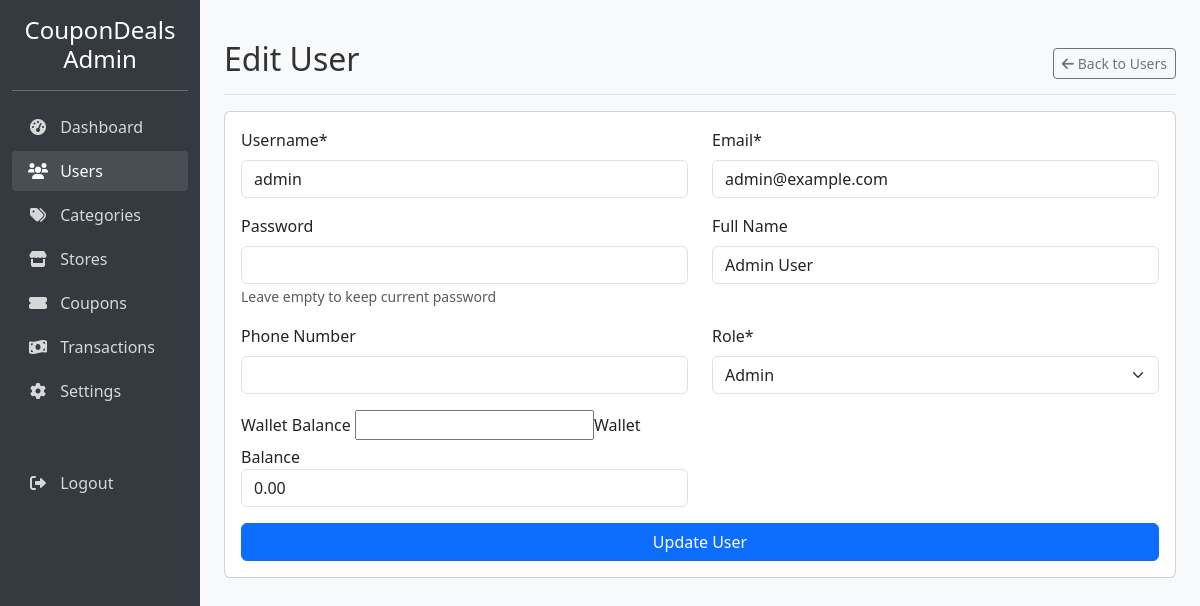
The page /admin/edit-user.php?id=1 (signed in) on the database its author committed.
### tables this page shows
CREATE TABLE IF NOT EXISTS users (
    id INT AUTO_INCREMENT PRIMARY KEY,
    username VARCHAR(50) NOT NULL UNIQUE,
    email VARCHAR(100) NOT NULL UNIQUE,
    password VARCHAR(255) NOT NULL,
    full_name VARCHAR(100),
    phone VARCHAR(20),
    role ENUM('admin', 'user') DEFAULT 'user',
    wallet_balance DECIMAL(10,2) DEFAULT 0.00,
    created_at TIMESTAMP DEFAULT CURRENT_TIMESTAMP,
    updated_at TIMESTAMP DEFAULT CURRENT_TIMESTAMP ON UPDATE CURRENT_TIMESTAMP
);

### admin/edit-user.php (the view, shortened to what this page needs)
<?php
require_once '../database/db.php';
$id = (int)$_GET['id'];
$user = null;
$sql = "SELECT * FROM users WHERE id = ?";
$stmt = $conn->prepare($sql);
$stmt->bind_param("i", $id);
$stmt->execute();
$result = $stmt->get_result();
if ($result->num_rows == 1) {
    $user = $result->fetch_assoc();
} else {
    header("Location: users.php?error=User not found");
    exit();
}
?>
<!DOCTYPE html>
<html lang="en">
<head>
    <link href="https://cdn.jsdelivr.net/npm/bootstrap@5.3.0-alpha1/dist/css/bootstrap.min.css" rel="stylesheet">
    <link rel="stylesheet" href="https://cdnjs.cloudflare.com/ajax/libs/font-awesome/6.0.0/css/all.min.css">
    <link rel="stylesheet" href="../assets/css/style.css">
</head>
<body>
    <div class="container-fluid">
        <div class="row">
            <div class="col-md-3 col-lg-2 d-md-block admin-sidebar collapse">
                <div class="pt-3 text-center">
                    <a href="index.php" class="text-white text-decoration-none">
                        <h4>CouponDeals Admin</h4>
                    </a>
                </div>
                <hr class="text-white">
                <ul class="nav flex-column">
                    <li class="nav-item">
                        <a class="nav-link" href="index.php">
                            <i class="fas fa-tachometer-alt"></i> Dashboard
                        </a>
                    </li>
                    <li class="nav-item">
                        <a class="nav-link active" href="users.php">
                            <i class="fas fa-users"></i> Users
                        </a>
                    </li>
                    <li class="nav-item">
                        <a class="nav-link" href="categories.php">
                            <i class="fas fa-tags"></i> Categories
                        </a>
                    </li>
                    <li class="nav-item">
                        <a class="nav-link" href="stores.php">
                            <i class="fas fa-store"></i> Stores
                        </a>
                    </li>
                    <li class="nav-item">
                        <a class="nav-link" href="coupons.php">
                            <i class="fas fa-ticket-alt"></i> Coupons
                        </a>
                    </li>
                    <li class="nav-item">
                        <a class="nav-link" href="transactions.php">
                            <i class="fas fa-money-bill-wave"></i> Transactions
                        </a>
                    </li>
                    <li class="nav-item">
                        <a class="nav-link" href="settings.php">
                            <i class="fas fa-cog"></i> Settings
                        </a>
                    </li>
                    <li class="nav-item mt-5">
                        <a class="nav-link" href="../logout.php">
                            <i class="fas fa-sign-out-alt"></i> Logout
                        </a>
                    </li>
                </ul>
            </div>
            <div class="col-md-9 ms-sm-auto col-lg-10 px-md-4 py-4">
                <div class="d-flex justify-content-between flex-wrap flex-md-nowrap align-items-center pt-3 pb-2 mb-3 border-bottom">
                    <h1 class="h2">Edit User</h1>
                    <div class="btn-toolbar mb-2 mb-md-0">
                        <a href="users.php" class="btn btn-sm btn-outline-secondary">
                            <i class="fas fa-arrow-left"></i> Back to Users
                        </a>
                    </div>
                </div>
                <div class="card">
                    <div class="card-body">
                        <form action="edit-user.php?id=<?php echo $id; ?>" method="POST">
                            <div class="row">
                                <div class="col-md-6 mb-3">
                                    <label for="username" class="form-label">Username*</label>
                                    <input type="text" class="form-control" id="username" name="username" value="<?php echo $user['username']; ?>" required>
                                </div>
                                <div class="col-md-6 mb-3">
                                    <label for="email" class="form-label">Email*</label>
                                    <input type="email" class="form-control" id="email" name="email" value="<?php echo $user['email']; ?>" required>
                                </div>
                            </div>
                            <div class="row">
                                <div class="col-md-6 mb-3">
                                    <label for="password" class="form-label">Password</label>
                                    <input type="password" class="form-control" id="password" name="password">
                                    <small class="text-muted">Leave empty to keep current password</small>
                                </div>
                                <div class="col-md-6 mb-3">
                                    <label for="full_name" class="form-label">Full Name</label>
                                    <input type="text" class="form-control" id="full_name" name="full_name" value="<?php echo $user['full_name']; ?>">
                                </div>
                            </div>
                            <div class="row">
                                <div class="col-md-6 mb-3">
                                    <label for="phone" class="form-label">Phone Number</label>
                                    <input type="text" class="form-control" id="phone" name="phone" value="<?php echo $user['phone']; ?>">
                                </div>
                                <div class="col-md-6 mb-3">
                                    <label for="role" class="form-label">Role*</label>
                                    <select class="form-select" id="role" name="role" required>
                                        <option value="admin" <?php echo $user['role'] == 'admin' ? 'selected' : ''; ?>>Admin</option>
                                    </select>
                                </div>
                            </div>
                            <div class="row">
                                <div class="col-md-6 mb-3">
                                    <label for="wallet_balance" class="form-label">Wallet Balance</label>
                                    <input type="  class="form-label">Wallet Balance</label>
                                    <input type="number" class="form-control" id="wallet_balance" name="wallet_balance" step="0.01" value="<?php echo $user['wallet_balance']; ?>">
                                </div>
                            </div>
                            <div class="d-grid">
                                <button type="submit" class="btn btn-primary">Update User</button>
                            </div>
                        </form>
                    </div>
                </div>
            </div>
        </div>
    </div>
</body>
</html>

### assets/css/style.css (style rules this page uses)
body { font-family: "Segoe UI", Tahoma, Geneva, Verdana, sans-serif; background-color: #f8f9fa; color: #333; }
.admin-sidebar { background-color: #343a40; color: white; min-height: calc(100vh - 56px); }
.admin-sidebar .nav-link { color: rgba(255, 255, 255, 0.8); padding: 0.5rem 1rem; border-radius: 4px; margin-bottom: 0.25rem; }
.admin-sidebar .nav-link:hover, .admin-sidebar .nav-link.active { color: white; background-color: rgba(255, 255, 255, 0.1); }
.admin-sidebar .nav-link i { width: 20px; text-align: center; margin-right: 0.5rem; }
html { scroll-behavior: smooth; }

### rows shown on the page
users: username "admin", email "admin@example.com", full_name "Admin User", role "Admin", wallet_balance "0.00"
